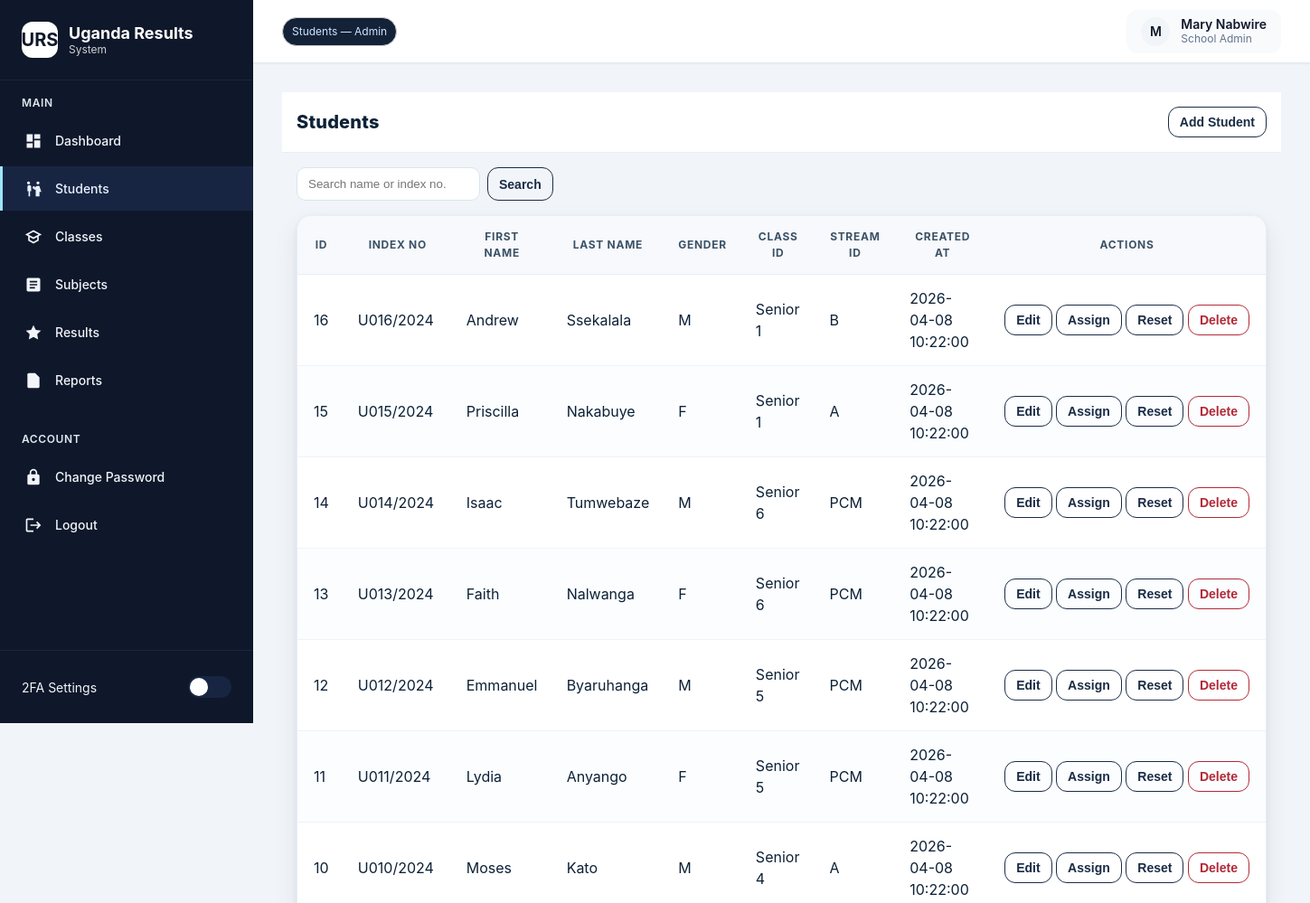
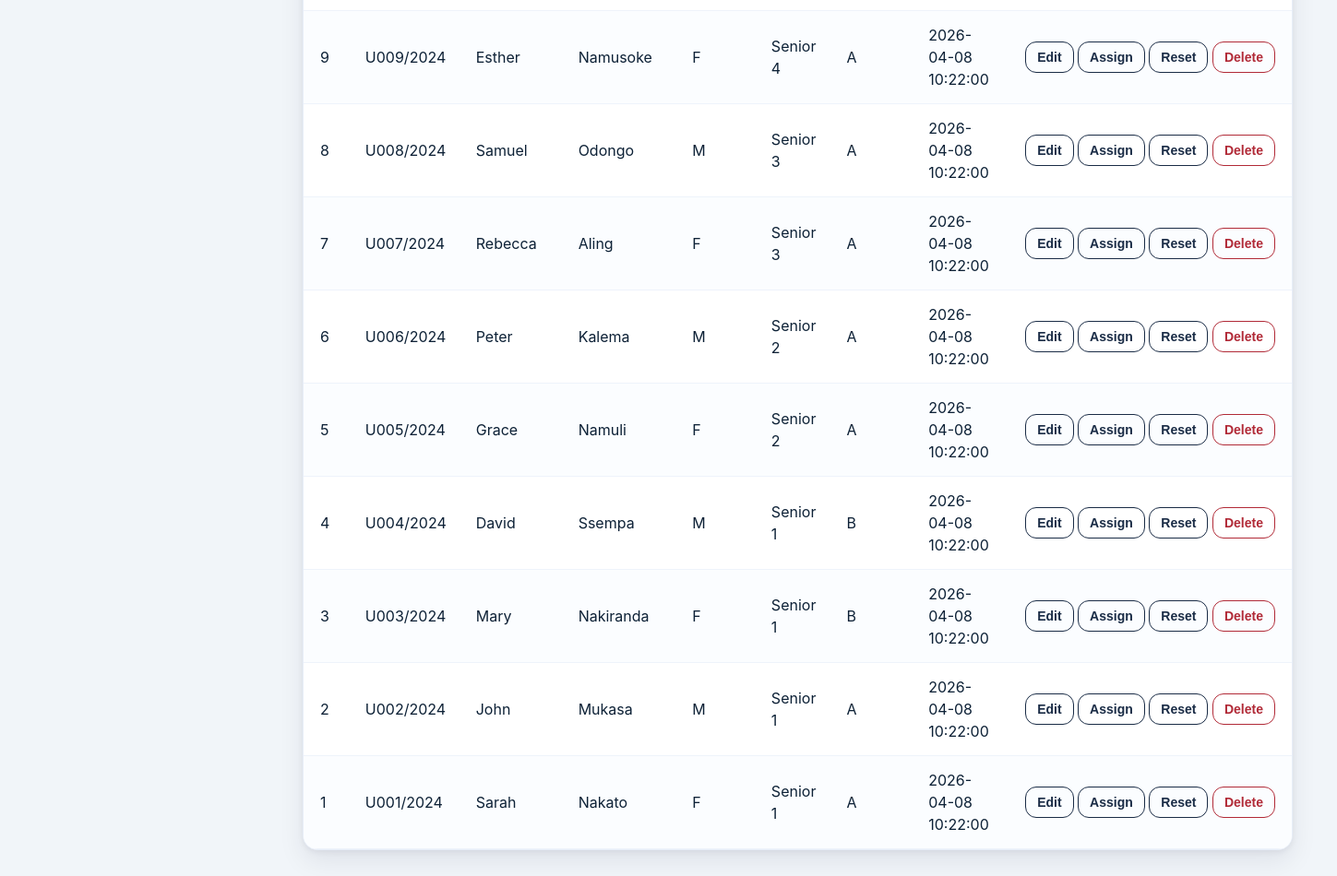
/public/admin/students.php (signed in), run on the app's committed database (2 pictures, top to bottom).
### tables this page shows
CREATE TABLE students (
    id INT PRIMARY KEY AUTO_INCREMENT,
    school_id INT NOT NULL,
    user_id INT,
    index_no VARCHAR(50) NOT NULL,
    first_name VARCHAR(100) NOT NULL,
    last_name VARCHAR(100) NOT NULL,
    other_names VARCHAR(100),
    gender ENUM('M', 'F') NOT NULL,
    date_of_birth DATE,
    class_id INT,
    stream_id INT,
    admission_date DATE,
    graduation_date DATE,
    status ENUM('ACTIVE', 'GRADUATED', 'TRANSFERRED', 'DROPPED') DEFAULT 'ACTIVE',
    guardian_name VARCHAR(200),
    guardian_phone VARCHAR(20),
    guardian_email VARCHAR(255),
    address TEXT,
    photo_url VARCHAR(500),
    medical_info TEXT,
    notes TEXT,
    created_at TIMESTAMP DEFAULT CURRENT_TIMESTAMP,
    updated_at TIMESTAMP DEFAULT CURRENT_TIMESTAMP ON UPDATE CURRENT_TIMESTAMP
);

### public/admin/students.php (the view, shortened to what this page needs)
<?php
function dbh(): PDO {
  $dsn  = defined('DB_DSN') ? DB_DSN : ('mysql:host='.(DB_HOST ?? '127.0.0.1').';dbname='.(DB_NAME ?? '').';charset=utf8mb4');
  $usr  = defined('DB_USER') ? DB_USER : '';
  $pwd  = defined('DB_PASS') ? DB_PASS : '';
  return new PDO($dsn, $usr, $pwd, [
    PDO::ATTR_ERRMODE => PDO::ERRMODE_EXCEPTION,
    PDO::ATTR_DEFAULT_FETCH_MODE => PDO::FETCH_ASSOC,
  ]);
}
function table_exists(PDO $pdo, string $name): bool {
  $q = $pdo->prepare("SHOW TABLES LIKE :t"); $q->execute([':t'=>$name]);
  return (bool)$q->fetchColumn();
}
function cols(PDO $pdo, string $table): array {
  $out=[]; foreach ($pdo->query("SHOW COLUMNS FROM `{$table}`") as $r) $out[]=$r['Field']; return $out;
}
function current_school_id(PDO $pdo): ?int {
  if (!empty($_SESSION['school_id'])) return (int)$_SESSION['school_id'];
  return null;
}
$pdo = dbh();
$schoolId = current_school_id($pdo);
if (!table_exists($pdo,'students')) { echo '<div style="padding:16px" class="alert alert-danger">The <b>students</b> table was not found.</div>'; exit; }
$sc = cols($pdo,'students');
$classes = [];
if (table_exists($pdo,'classes')) {
  $st = $pdo->prepare("SELECT id, name FROM classes WHERE school_id=:sid ORDER BY name");
  $st->execute([':sid'=>$schoolId ?? 0]);
  $classes = $st->fetchAll();
}
$streams = [];
if (table_exists($pdo,'streams')) {
  $st = $pdo->prepare("SELECT id, name FROM streams WHERE school_id=:sid ORDER BY name");
  $st->execute([':sid'=>$schoolId ?? 0]);
  $streams = $st->fetchAll();
}
$q    = trim((string)($_GET['q'] ?? ''));
$page = max(1, (int)($_GET['page'] ?? 1));
$per  = 20; $off = ($page-1)*$per;
$where = []; $bind = [];
if ($schoolId !== null && in_array('school_id',$sc,true)) { $where[]='school_id=:sid'; $bind[':sid']=$schoolId; }
$W = $where ? 'WHERE '.implode(' AND ',$where) : '';
$cnt = $pdo->prepare("SELECT COUNT(*) FROM students {$W}"); $cnt->execute($bind);
$total = (int)$cnt->fetchColumn();
$listCols = array_values(array_intersect(['id','index_no','first_name','last_name','gender','class_id','stream_id','created_at'], $sc));
$sel = $pdo->prepare("SELECT `".implode('`,`',$listCols)."` FROM students {$W} ORDER BY ".(in_array('id',$sc,true)?'id DESC':'1')." LIMIT :lim OFFSET :off");
foreach ($bind as $k=>$v) $sel->bindValue($k,$v,is_int($v)?PDO::PARAM_INT:PDO::PARAM_STR);
$sel->bindValue(':lim',$per,PDO::PARAM_INT);
$sel->bindValue(':off',$off,PDO::PARAM_INT);
$sel->execute();
$rows = $sel->fetchAll();
$clsMap = []; foreach ($classes as $c) $clsMap[(int)$c['id']] = $c['name'];
$strMap = []; foreach ($streams as $s) $strMap[(int)$s['id']] = $s['name'];
include __DIR__ . '/../../views/layouts/header.php';
?>
<section class="students-page">
  <div class="page-head">
    <h1>Students</h1>
    <div class="actions"><button class="btn btn-primary" id="openAdd" type="button">Add Student</button></div>
  </div>
  <form method="get" style="display:flex;gap:8px;padding:16px 16px 0 16px">
    <input type="text" name="q" value="<?php echo htmlspecialchars($q); ?>" placeholder="Search name or index no.">
    <button class="btn" type="submit">Search</button>
  </form>
  <div class="table-wrap">
    <?php if ($total===0): ?>
      <div class="alert alert-warning" style="margin:12px">No students found.</div>
    <?php else: ?>
      <table>
        <thead>
          <tr>
            <?php foreach ($listCols as $h): ?>
              <th><?php echo ucwords(str_replace('_',' ',$h)); ?></th>
            <?php endforeach; ?>
            <th>Actions</th>
          </tr>
        </thead>
        <tbody>
          <?php foreach ($rows as $r): ?>
            <tr>
              <?php foreach ($listCols as $h): ?>
                <td>
                  <?php
                  if ($h==='class_id')   echo isset($r[$h])&&$r[$h]? htmlspecialchars($clsMap[(int)$r[$h]] ?? (string)$r[$h]) : '—';
                  elseif ($h==='stream_id') echo isset($r[$h])&&$r[$h]? htmlspecialchars($strMap[(int)$r[$h]] ?? (string)$r[$h]) : '—';
                  else echo htmlspecialchars((string)$r[$h]);
                  ?>
                </td>
              <?php endforeach; ?>
              <td style="white-space:nowrap">
                <button class="btn" type="button" data-act="edit" data-row='<?php echo htmlspecialchars(json_encode($r),ENT_QUOTES,"UTF-8"); ?>'>Edit</button>
                <button class="btn" type="button" data-act="assign"
                        data-id="<?php echo (int)$r['id']; ?>"
                        data-class-id="<?php echo htmlspecialchars((string)($r['class_id'] ?? ''),ENT_QUOTES,'UTF-8'); ?>"
                        data-stream-id="<?php echo htmlspecialchars((string)($r['stream_id'] ?? ''),ENT_QUOTES,'UTF-8'); ?>">Assign</button>
                <button class="btn" type="button" data-act="reset" data-id="<?php echo (int)$r['id']; ?>">Reset</button>
                <form method="post" style="display:inline" onsubmit="return confirm('Delete this student?');">
                  <button class="btn btn-danger" type="submit">Delete</button>
                </form>
              </td>
            </tr>
          <?php endforeach; ?>
        </tbody>
      </table>
    <?php endif; ?>
  </div>
</section>
<?php include __DIR__ . '/../../views/layouts/footer.php';

### assets/css/app.css (style rules this page uses)
:root { --primary-50: #f8fafc;; --primary-100: #f1f5f9; --primary-200: #e2e8f0; --primary-300: #cbd5e1; --primary-400: #94a3b8; --primary-500: #182542; --primary-600: #182542; --primary-700: #0f172a; --primary-800: #0f172a; --primary-900: #0f172a; --gray-50: #f8fafc; --gray-100: #f1f5f9; --gray-200: #e2e8f0; --gray-300: #cbd5e1; --gray-400: #94a3b8; --gray-500: #64748b; --gray-600: #475569; --gray-700: #334155; --gray-800: #1e293b; --gray-900: #0f172a; --white: #ffffff; --black: #000000; --shadow-sm: 0 1px 2px 0 rgb(0 0 0 / 0.05); --shadow-md: 0 4px 6px -1px rgb(0 0 0 / 0.1), 0 2px 4px -2px rgb(0 0 0 / 0.1); --shadow-lg: 0 10px 15px -3px rgb(0 0 0 / 0.1), 0 4px 6px -4px rgb(0 0 0 / 0.1); --shadow-xl: 0 20px 25px -5px rgb(0 0 0 / 0.1), 0 8px 10px -6px rgb(0 0 0 / 0.1); --radius-sm: 0.375rem; --radius-md: 0.5rem; --radius-lg: 0.75rem; --radius-xl: 1rem; --transition: all 0.3s cubic-bezier(0.4, 0, 0.2, 1); --transition-fast: all 0.15s cubic-bezier(0.4, 0, 0.2, 1); --sidebar-width: 280px; }
*, *::before, *::after { box-sizing: border-box; margin: 0; padding: 0; }
html { font-size: 16px; line-height: 1.5; font-family: -apple-system, BlinkMacSystemFont, 'Segoe UI', Roboto, 'Helvetica Neue', Arial, sans-serif; scroll-behavior: smooth; }
body { background-color: var(--gray-100); color: var(--gray-900); min-height: 100vh; transition: var(--transition); font-feature-settings: 'kern' 1, 'liga' 1; text-rendering: optimizeLegibility; -webkit-font-smoothing: antialiased; -moz-osx-font-smoothing: grayscale; }
table tbody tr { transition: background-color .18s ease, color .18s ease; }
.btn { display: inline-flex; align-items: center; justify-content: center; padding: 0.625rem 1.25rem; border: 1px solid transparent; border-radius: var(--radius-md); font-size: 0.875rem; font-weight: 500; text-decoration: none; cursor: pointer; transition: var(--transition); gap: 0.5rem; white-space: nowrap; }
.btn-primary { background-color: var(--primary-600); color: var(--white); border-color: var(--primary-600); }

### data on the page
students: id "16", index_no "U016/2024", first_name "Andrew", last_name "Ssekalala", gender "M", class "Senior 1", stream "B", created_at "2026-04-08 10:22:00"
students: id "15", index_no "U015/2024", first_name "Priscilla", last_name "Nakabuye", gender "F", class "Senior 1", stream "A", created_at "2026-04-08 10:22:00"
students: id "14", index_no "U014/2024", first_name "Isaac", last_name "Tumwebaze", gender "M", class "Senior 6", stream "PCM", created_at "2026-04-08 10:22:00"
students: id "13", index_no "U013/2024", first_name "Faith", last_name "Nalwanga", gender "F", class "Senior 6", stream "PCM", created_at "2026-04-08 10:22:00"
students: id "12", index_no "U012/2024", first_name "Emmanuel", last_name "Byaruhanga", gender "M", class "Senior 5", stream "PCM", created_at "2026-04-08 10:22:00"
students: id "11", index_no "U011/2024", first_name "Lydia", last_name "Anyango", gender "F", class "Senior 5", stream "PCM", created_at "2026-04-08 10:22:00"
students: id "10", index_no "U010/2024", first_name "Moses", last_name "Kato", gender "M", class "Senior 4", stream "A", created_at "2026-04-08 10:22:00"
students: id "9", index_no "U009/2024", first_name "Esther", last_name "Namusoke", gender "F", class "Senior 4", stream "A", created_at "2026-04-08 10:22:00"
students: id "8", index_no "U008/2024", first_name "Samuel", last_name "Odongo", gender "M", class "Senior 3", stream "A", created_at "2026-04-08 10:22:00"
students: id "7", index_no "U007/2024", first_name "Rebecca", last_name "Aling", gender "F", class "Senior 3", stream "A", created_at "2026-04-08 10:22:00"
students: id "6", index_no "U006/2024", first_name "Peter", last_name "Kalema", gender "M", class "Senior 2", stream "A", created_at "2026-04-08 10:22:00"
students: id "5", index_no "U005/2024", first_name "Grace", last_name "Namuli", gender "F", class "Senior 2", stream "A", created_at "2026-04-08 10:22:00"
students: id "4", index_no "U004/2024", first_name "David", last_name "Ssempa", gender "M", class "Senior 1", stream "B", created_at "2026-04-08 10:22:00"
students: id "3", index_no "U003/2024", first_name "Mary", last_name "Nakiranda", gender "F", class "Senior 1", stream "B", created_at "2026-04-08 10:22:00"
students: id "2", index_no "U002/2024", first_name "John", last_name "Mukasa", gender "M", class "Senior 1", stream "A", created_at "2026-04-08 10:22:00"
students: id "1", index_no "U001/2024", first_name "Sarah", last_name "Nakato", gender "F", class "Senior 1", stream "A", created_at "2026-04-08 10:22:00"

### other printed values
current_page_label() "Students — Admin"
substr($_SESSION['user_name'] ?? 'U', 0, 1) "M"
$_SESSION['user_name'] "Mary Nabwire"
str_replace('_',' ', strtolower($userRole)) "School Admin"
str_replace('_',' ',$h) "ID"
str_replace('_',' ',$h) "INDEX NO"
str_replace('_',' ',$h) "FIRST NAME"
str_replace('_',' ',$h) "LAST NAME"
str_replace('_',' ',$h) "GENDER"
str_replace('_',' ',$h) "CLASS ID"
str_replace('_',' ',$h) "STREAM ID"
str_replace('_',' ',$h) "CREATED AT"
